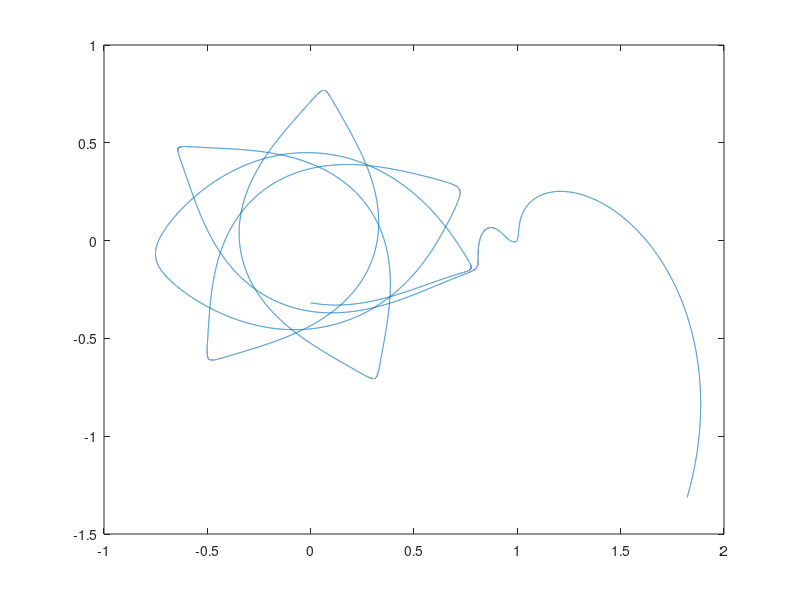

Write MATLAB code to recreate this figure. (Note: this script raises an error after producing the figure.)
%Ranga kutta
clear all
close all
clc

mu =0.01215;
x(1)=0;
y(1)=-0.3176;
X(1)=1.742;
Y(1)=-0.356;
h = 0.0004;
to=4.347;

for i=1:25/h
    t(i)= to*i*h*1440;
    f(i)=2*Y(i)+x(i)-(((1-mu)*(x(i)+mu))/(((x(i)+mu)^2)+y(i)^2)^(3/2))-((mu*(x(i)-1+mu))/(((x(i)-1+mu)^2)+y(i)^2)^(3/2));
    g(i)=y(i)-2*X(i)-(((1-mu)*y(i))/(((x(i)+mu)^2)+y(i)^2)^(3/2))-((mu*y(i))/(((x(i)-1+mu)^2)+y(i)^2)^(3/2));
    
    X1(i)=h*f(i);
    
    x1(i)=h*X(i);
    x2(i)=h*(X(i)+X1(i)/2);
    x4(i)=h*(X(i)+X1(i));
    
    Y1(i)=h*g(i);
    
    y1(i)=h*Y(i);
    y2(i)=h*(Y(i)+Y1(i)/2);
    y4(i)=h*(Y(i)+Y1(i));
    
    x(i+1)=x(i)+(1/6)*(x1(i)+4*x2(i)+x4(i));
    X(i+1)=X(i)+X1(i);
    
    y(i+1)=y(i)+(1/6)*(y1(i)+4*y2(i)+y4(i));    
    Y(i+1)=Y(i)+Y1(i);
    D(i)=(sqrt((x(i)-0.98785)^2+(y(i)-0)^2))*384400;
    if (i~=1 && D(i)<D(i-1))
        Dmin1 = D(i)-1737.4;
        tmin1 = t(i);
    end    
end
Dmin=min(D)-(1737.4);
e=-0.01215;
E=0;
m=1-0.01215;
M=0;
figure(1);
plot(x,y);
hold on;
plot(e,E,'rO');
plot(m,M,'b*');
hold off
figure(2);
semilogy(t,D)